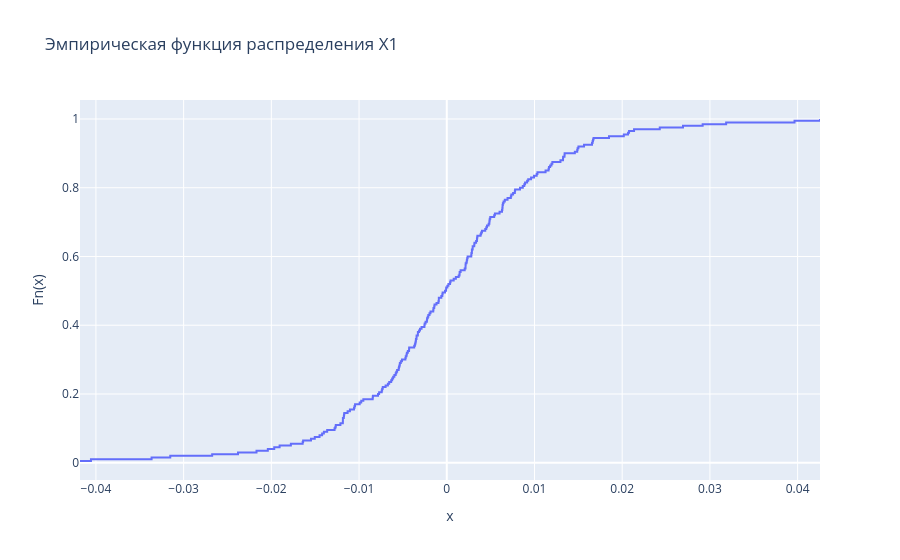

This figure's notebook cell:
### Code cell
empiric_function_x1 = np.arange(1, N+1) / N    

fig_empiric_x1 = go.Figure()
fig_empiric_x1.add_trace(go.Scatter(
    x=variation_series_x1,
    y=empiric_function_x1,
    mode='lines',
    line_shape='hv'
))

fig_empiric_x1.update_xaxes(title_text='x')
fig_empiric_x1.update_yaxes(title_text='Fn(x)')
fig_empiric_x1.update_layout(title='Эмпирическая функция распределения X1')
fig_empiric_x1.show()

### Figure 1 — Plotly figure (JSON) as saved in the notebook; plotly's stock layout.template omitted (floating-point values rounded to 4 significant figures; data arrays with more than 128 entries replaced by an {"elided": "..."} marker saying what was removed)
{"data": [{"line": {"shape": "hv"}, "mode": "lines", "type": "scatter", "x": {"elided": "200 float values"}, "y": {"elided": "200 float values"}}], "layout": {"title": {"text": "Эмпирическая функция распределения X1"}, "xaxis": {"title": {"text": "x"}}, "yaxis": {"title": {"text": "Fn(x)"}}}}
